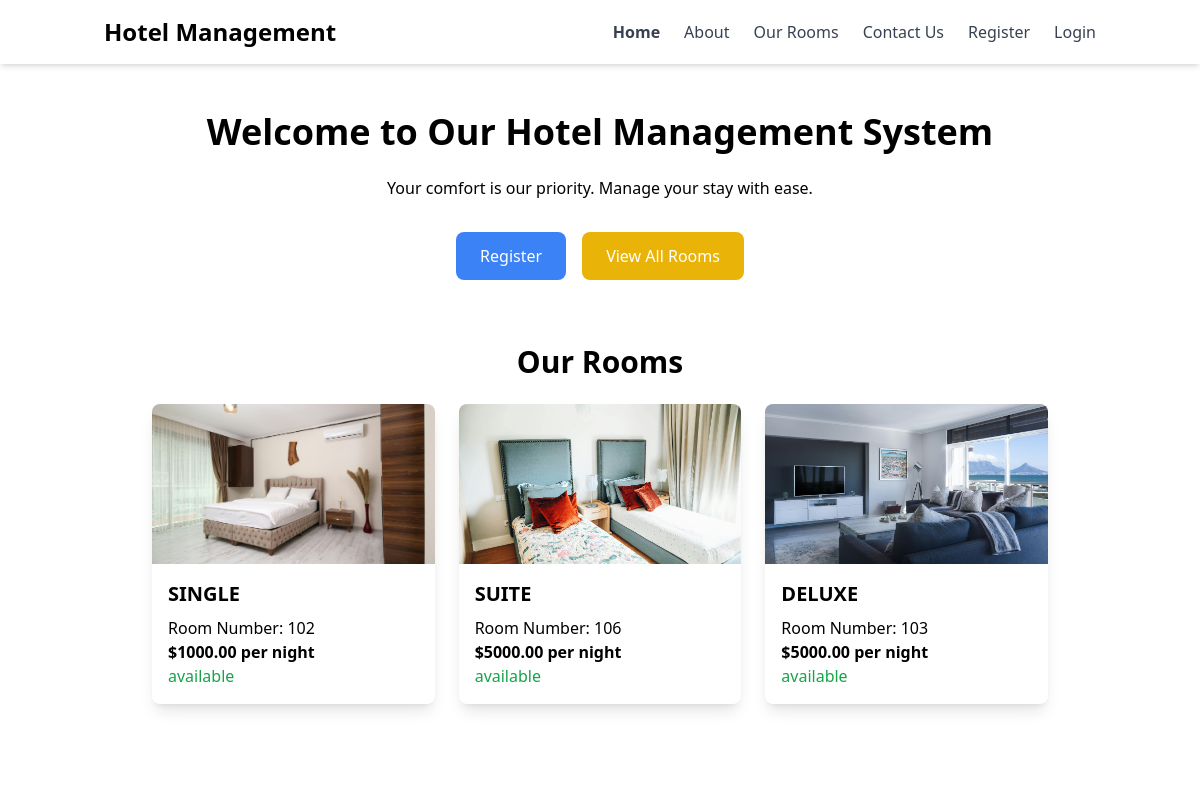
Before: / with the older database file.
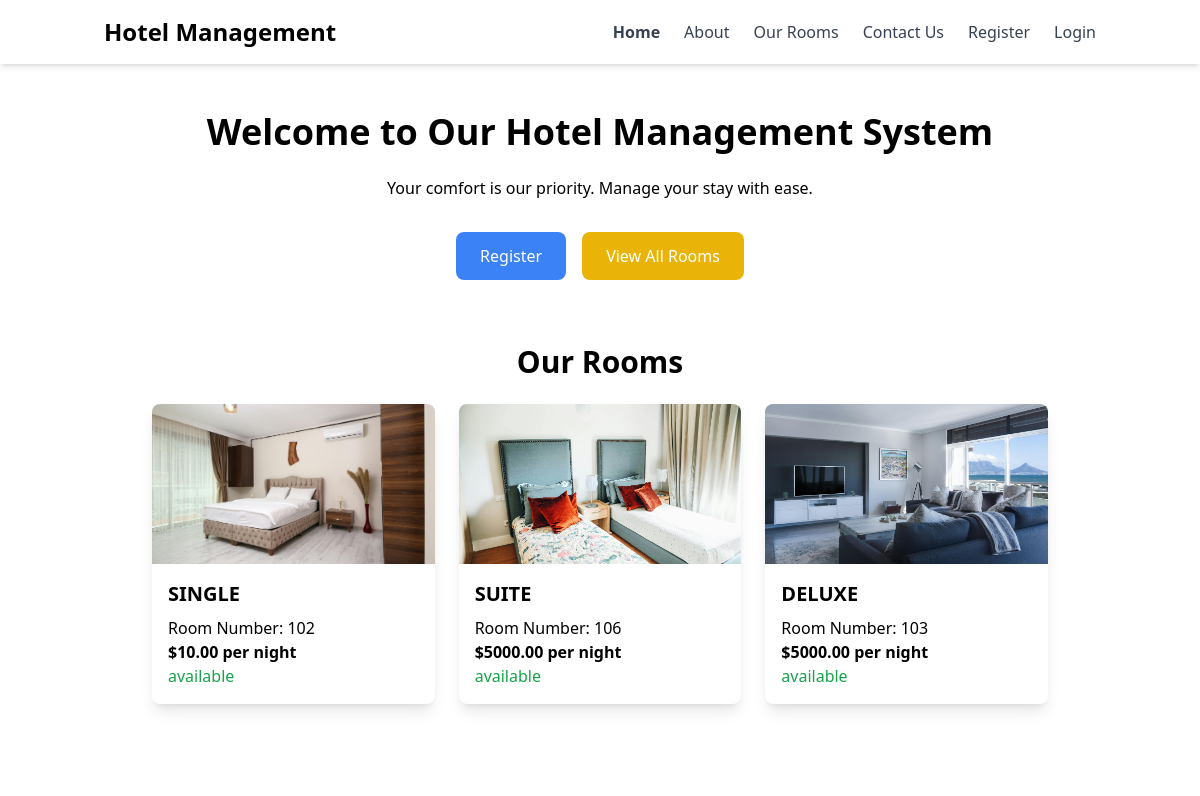
After: the same page with the newer database file.
### tables this page shows
CREATE TABLE `rooms` (
  `id` int(11) NOT NULL,
  `room_number` varchar(10) NOT NULL,
  `room_type` varchar(50) NOT NULL,
  `price` decimal(10,2) NOT NULL,
  `availability` enum('available','not available') NOT NULL,
  `image_url` varchar(255) NOT NULL
);

### index.php (the view, shortened to what this page needs)
<?php
include 'db_connection.php';
$sql = "SELECT * FROM rooms WHERE availability = 'available' LIMIT 3";
$result = mysqli_query($conn, $sql);
?>
<!DOCTYPE html>
<html lang="en">
<head>
    <script src="https://cdn.tailwindcss.com"></script>
</head>
<body class="bg-home bg-cover bg-center">
    <?php include 'navbar.php'; ?>
    <div class="container mx-auto p-8 bg-white bg-opacity-70 rounded-lg mt-4">
        <h1 class="text-4xl font-bold text-center mb-6">Welcome to Our Hotel Management System</h1>
        <p class="text-center mb-8">Your comfort is our priority. Manage your stay with ease.</p>
        <div class="flex justify-center space-x-4 mb-8">
            <a href="register.php" class="bg-blue-500 text-white px-6 py-3 rounded-lg hover:bg-blue-600">Register</a>
            <a href="all_rooms.php" class="bg-yellow-500 text-white px-6 py-3 rounded-lg hover:bg-yellow-600">View
                All Rooms</a>
        </div>
        <div class="container mx-auto p-8 bg-white bg-opacity-70 rounded-lg mt-4">
            <h2 class="text-3xl font-bold text-center mb-6">Our Rooms</h2>
            <div class="grid grid-cols-1 md:grid-cols-2 lg:grid-cols-3 gap-6">
                <?php if (mysqli_num_rows($result) > 0): ?>
                    <?php while ($room = mysqli_fetch_assoc($result)): ?>
                        <a href="book_room.php?room_id=<?php echo $room['id']; ?>"
                            class="bg-white rounded-lg shadow-lg overflow-hidden transform transition duration-300 hover:scale-105">
                            <img src="<?php echo htmlspecialchars($room['image_url']); ?>"
                                alt="<?php echo htmlspecialchars($room['room_type']); ?>" class="w-full h-40 object-cover">
                            <div class="p-4">
                                <h3 class="text-xl font-bold mb-2">
                                    <?php echo htmlspecialchars(strtoupper($room['room_type'])); ?>
                                </h3>
                                <p>Room Number: <?php echo htmlspecialchars($room['room_number']); ?></p>
                                <p class="font-bold">$<?php echo htmlspecialchars($room['price']); ?> per night</p>
                                <p class="text-green-600"><?php echo htmlspecialchars($room['availability']); ?></p>
                            </div>
                        </a>
                    <?php endwhile; ?>
                <?php else: ?>
                    <p class="text-center">No rooms available at the moment.</p>
                <?php endif; ?>
            </div>
        </div>
</body>
</html>

### navbar.php
<nav class="bg-white bg-opacity-85 shadow-md">
  <div class="container mx-auto p-4 flex justify-between items-center">
    <h1 class="text-2xl font-bold">Hotel Management</h1>
    <ul class="flex space-x-6">
      <li><a href="index.php"
          class="text-gray-700 hover:text-blue-500 <?php echo (basename($_SERVER['PHP_SELF']) == 'index.php') ? 'active' : ''; ?>">Home</a>
      </li>
      <li><a href="about.php"
          class="text-gray-700 hover:text-blue-500 <?php echo (basename($_SERVER['PHP_SELF']) == 'about.php') ? 'active' : ''; ?>">About</a>
      </li>
      <li><a href="all_rooms.php"
          class="text-gray-700 hover:text-blue-500 <?php echo (basename($_SERVER['PHP_SELF']) == 'all_rooms.php') ? 'active' : ''; ?>">Our
          Rooms</a>
      </li>
      <li><a href="contact.php"
          class="text-gray-700 hover:text-blue-500 <?php echo (basename($_SERVER['PHP_SELF']) == 'contact.php') ? 'active' : ''; ?>">Contact
          Us</a>
      </li>
      <?php if (isset($_SESSION['username'])): ?>
        <li><a href="my_bookings.php" class="text-gray-700 hover:text-blue-500">My Bookings</a></li>
        <li class="text-gray-700">Welcome, <?php echo htmlspecialchars($_SESSION['username']); ?>!</li>
        <li><a href="logout.php" class="text-red-500 hover:text-red-700">Logout</a></li>
      <?php else: ?>
        <li><a href="register.php" class="text-gray-700 hover:text-blue-500">Register</a></li>
        <li><a href="login.php" class="text-gray-700 hover:text-blue-500">Login</a></li>
      <?php endif; ?>
    </ul>
  </div>
</nav>

### index.php (style rules this page uses)
.bg-home { background-image: url('path/to/your/background.jpg'); }
.active { font-weight: bold; color: blue; }

Changed rows visible on the page:
changed rooms "SINGLE": price "1000.00" → "10.00"
